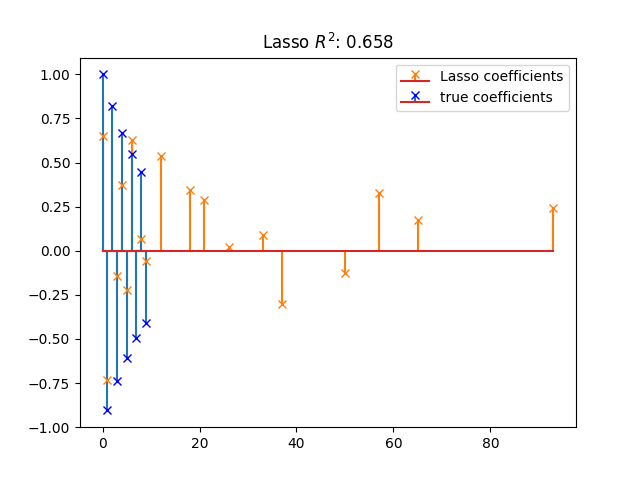

Write the Python code that produced this figure.
import numpy as np
import matplotlib.pyplot as plt
import os

from sklearn.metrics import r2_score

# #############################################################################
# Generate some sparse data to play with
np.random.seed(42)

n_samples, n_features = 50, 100
X = np.random.randn(n_samples, n_features)

# Decreasing coef w. alternated signs for visualization
idx = np.arange(n_features)
coef = (-1) ** idx * np.exp(-idx / 10)
coef[10:] = 0  # sparsify coef
y = np.dot(X, coef)

# Add noise
y += 0.01 * np.random.normal(size=n_samples)

# Split data in train set and test set
n_samples = X.shape[0]
X_train, y_train = X[:n_samples // 2], y[:n_samples // 2]
X_test, y_test = X[n_samples // 2:], y[n_samples // 2:]

# #############################################################################
# Lasso
from sklearn.linear_model import Lasso

alpha = 0.1
lasso = Lasso(alpha=alpha)

y_pred_lasso = lasso.fit(X_train, y_train).predict(X_test)
r2_score_lasso = r2_score(y_test, y_pred_lasso)
print(lasso)
print("r^2 on test data : %f" % r2_score_lasso)

# m, s, _ = plt.stem(np.where(enet.coef_)[0], enet.coef_[enet.coef_ != 0],
#                    markerfmt='x', label='Elastic net coefficients',
#                    use_line_collection=True)
# plt.setp([m, s], color="#2ca02c")
m, s, _ = plt.stem(np.where(lasso.coef_)[0], lasso.coef_[lasso.coef_ != 0],
                   markerfmt='x', label='Lasso coefficients',
                   use_line_collection=True)
plt.setp([m, s], color='#ff7f0e')
plt.stem(np.where(coef)[0], coef[coef != 0], label='true coefficients',
         markerfmt='bx', use_line_collection=True)

plt.legend(loc='best')
plt.title("Lasso $R^2$: %.3f"
          % (r2_score_lasso))
file_dir, file_name = os.path.split(__file__)
plt.savefig(os.path.join(file_dir, file_name.replace("py", "png")))
